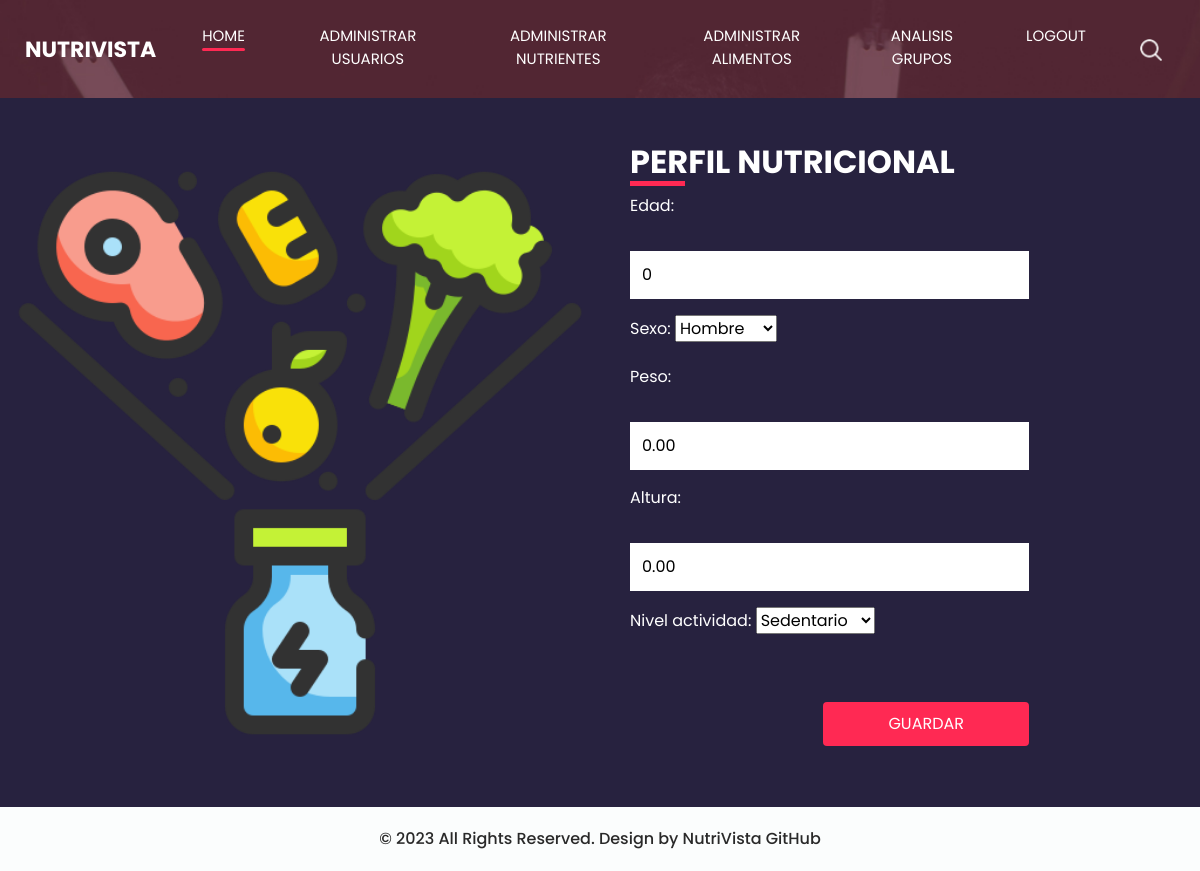
The page /perfil_nutricional/ (signed in) on the database its author committed.
### base/models.py (models this page shows, shortened)
class PerfilNutricional(models.Model):
    usuario = models.OneToOneField(User, on_delete=models.CASCADE)
    edad = models.PositiveIntegerField()
    sexo = models.CharField(max_length=10, choices=[('Hombre', 'Hombre'), ('Mujer', 'Mujer')])
    peso = models.DecimalField(max_digits=6, decimal_places=2)
    altura = models.DecimalField(max_digits=6, decimal_places=2)
    nivel_actividad = models.CharField(max_length=50, choices=NIVEL_ACTIVIDAD_CHOICES)

### base/views.py (the view)
# urls.py: path('perfil_nutricional/', perfil_nutricional, name='perfil_nutricional'),
@login_required
def perfil_nutricional(request):
    perfil, created = PerfilNutricional.objects.get_or_create(
        usuario=request.user,
        defaults={'edad': 0, 'peso': 0.0, 'altura': 0.0, 'sexo': 'Hombre', 'nivel_actividad': 'sedentario'}
    )
    if request.method == "POST":
        form = PerfilNutricionalForm(request.POST, instance=perfil)
        if form.is_valid():
            form.save()
            return redirect('main_page')
    else:
        form = PerfilNutricionalForm(instance=perfil)
    return render(request, 'base/perfil_nutricional.html', {'form': form})

### base/forms.py
class PerfilNutricionalForm(forms.ModelForm):
    class Meta:
        model = PerfilNutricional
        fields = ['edad', 'sexo', 'peso', 'altura', 'nivel_actividad']

### base/templates/base/perfil_nutricional.html (shortened to what this page needs)
{% load static %}
<html>
<head>
    <link rel="stylesheet" type="text/css" href="https://cdnjs.cloudflare.com/ajax/libs/OwlCarousel2/2.3.4/assets/owl.carousel.min.css" />
    <link rel="stylesheet" type="text/css" href="{% static 'css/bootstrap.css' %}" />
    <link href="{% static 'css/style.css' %}" rel="stylesheet" />
    <link href="{% static 'css/responsive.css' %}" rel="stylesheet" />
</head>
<body class="sub_page">
    <div class="hero_area">
        <header class="header_section">
            <div class="container-fluid">
                <nav class="navbar navbar-expand-lg custom_nav-container ">
                    <a class="navbar-brand" href="{% url 'main_page' %}">
                        <span>
                            NutriVista
                        </span>
                    </a>
                    <div class="collapse navbar-collapse" id="navbarSupportedContent">
                        <div class="d-flex ml-auto flex-column flex-lg-row align-items-center">
                          <ul class="navbar-nav  ">
                            <li class="nav-item active">
                              <a class="nav-link" href="{% url 'main_page' %}">Home <span class="sr-only">(current)</span></a>
                            </li>
                            {% if user.is_superuser %}
                            <li class="nav-item ">
                              <a class="nav-link" href="{% url 'lista_usuarios_inactivos' %}"> Administrar Usuarios</a>
                            </li>
                            <li class="nav-item ">
                              <a class="nav-link" href="{% url 'listar_nutrientes' %}"> Administrar Nutrientes</a>
                            </li>
                            <li class="nav-item ">
                              <a class="nav-link" href="{% url 'listar_todos_alimentos' %}"> Administrar Alimentos</a>
                            </li>
                              <li class="nav-item ">
                                  <a class="nav-link" href="{% url 'analisis-consumo' %}"> Analisis Grupos</a>
                            </li>
                            {% endif %}
                            <li class="nav-item">
                              <a class="nav-link" href="{% url 'logout' %}"> Logout</a>
                            </li>
                          </ul>
                            <div class="user_option">
                                <form class="form-inline my-2 my-lg-0 ml-0 ml-lg-4 mb-3 mb-lg-0">
                                    <button class="btn  my-2 my-sm-0 nav_search-btn" type="submit"></button>
                                </form>
                            </div>
                        </div>
                    </div>
                </nav>
            </div>
        </header>
    </div>
    <section class="contact_section ">
        <div class="container-fluid">
            <div class="row">
                <div class="col-md-6 px-0">
                    <div class="img-box">
                        <img src="{% static 'images/2317045.png' %}" alt="">
                    </div>
                </div>
                <div class="col-lg-5 col-md-6">
                    <div class="form_container pr-0 pr-lg-5 mr-0 mr-lg-2">
                        <div class="heading_container">
                            <h2>
                                Perfil Nutricional
                            </h2>
                        </div>
                        <form method="post">
                            {{ form.as_p }}
                            <div class="d-flex ">
                                <button type="submit" class="btn btn-primary">Guardar</button>
                            </div>
                        </form>
                    </div>
                </div>
            </div>
        </div>
    </section>
    <footer class="container-fluid footer_section">
        <p>
            &copy; 2023 All Rights Reserved. Design by NutriVista
            <a href="https://github.com/davidguillen2002/proyectoweb.git">GitHub</a>
        </p>
    </footer>
</body>
</html>

### base/static/css/style.css (style rules this page uses)
body { font-family: 'Poppins', sans-serif; color: #000000; background-color: #ffffff; }
.heading_container { display: -webkit-box; display: -ms-flexbox; display: flex; -webkit-box-pack: center; -ms-flex-pack: center; justify-content: center; text-align: center; }
.heading_container h2 { font-weight: bold; position: relative; padding-bottom: 5px; text-transform: uppercase; }
.heading_container h2::before { content: ""; position: absolute; bottom: 0; left: 50%; width: 55px; height: 5px; background-color: #ff2953; -webkit-transform: translateX(-50%); transform: translateX(-50%); }
.hero_area { height: 100vh; display: -webkit-box; display: -ms-flexbox; display: flex; -webkit-box-orient: vertical; -webkit-box-direction: normal; -ms-flex-direction: column; flex-direction: column; background-image: url(../images/hero-bg.jpg); background-size: cover; background-attachment: fixed; }
.sub_page .hero_area { height: auto; }
.header_section .container-fluid { padding-right: 25px; padding-left: 25px; }
.custom_nav-container.navbar-expand-lg .navbar-nav .nav-item .nav-link { margin: 10px 30px; padding: 0; padding-bottom: 3px; color: #ffffff; text-align: center; position: relative; text-transform: uppercase; font-size: 15px; }
.custom_nav-container.navbar-expand-lg .navbar-nav .nav-item .nav-link::after { display: none; content: ""; position: absolute; left: 0; bottom: 0; width: 100%; height: 3px; border-radius: 5px; background-color: #ffffff; }
.custom_nav-container.navbar-expand-lg .navbar-nav .nav-item.active a::after, .custom_nav-container.navbar-expand-lg .navbar-nav .nav-item:hover a::after { display: block; background-color: #ff2953; }
a, a:hover, a:focus { text-decoration: none; }
.btn, .btn:focus { outline: none !important; -webkit-box-shadow: none; box-shadow: none; }
.user_option { display: -webkit-box; display: -ms-flexbox; display: flex; -webkit-box-align: center; -ms-flex-align: center; align-items: center; }
.custom_nav-container .nav_search-btn { background-image: url(../images/search-icon.png); background-size: 22px; background-repeat: no-repeat; background-position-y: 7px; width: 35px; height: 35px; padding: 0; border: none; }
.navbar-brand { display: -webkit-box; display: -ms-flexbox; display: flex; -webkit-box-align: center; -ms-flex-align: center; align-items: center; position: relative; }
.navbar-brand span { font-size: 22px; text-transform: uppercase; font-weight: bold; color: #ffffff; position: relative; z-index: 3; }
.custom_nav-container { z-index: 99999; padding: 15px 0; }
.contact_section { position: relative; background-color: #27223f; color: #ffffff; }
.contact_section .heading_container { -webkit-box-pack: start; -ms-flex-pack: start; justify-content: start; }
.contact_section .heading_container h2::before { text-align: left; left: 0; -webkit-transform: none; transform: none; }
.contact_section .row { -webkit-box-align: center; -ms-flex-align: center; align-items: center; }
.contact_section .img-box img { width: 100%; }
.contact_section .form_container { padding: 45px 0 45px 15px; }
.contact_section input { width: 100%; border: none; background-color: #ffffff; outline: none; color: #000000; margin-top: 25px; padding: 12px; }
.contact_section input::placeholder { color: #2a2a2c; }
.contact_section button { padding: 10px 65px; outline: none; border: none; color: #ffffff; background: #ff2953; margin: 45px 0 0 auto; text-transform: uppercase; }
.footer_section { background-color: #fbfdfd; padding: 20px; font-weight: 500; }
.footer_section p { color: #292929; margin: 0; text-align: center; }
.footer_section a { color: #292929; }

### rows shown on the page
PerfilNutricional: edad "0", sexo "Hombre", peso "0.00", altura "0.00", nivel_actividad "Sedentario"
